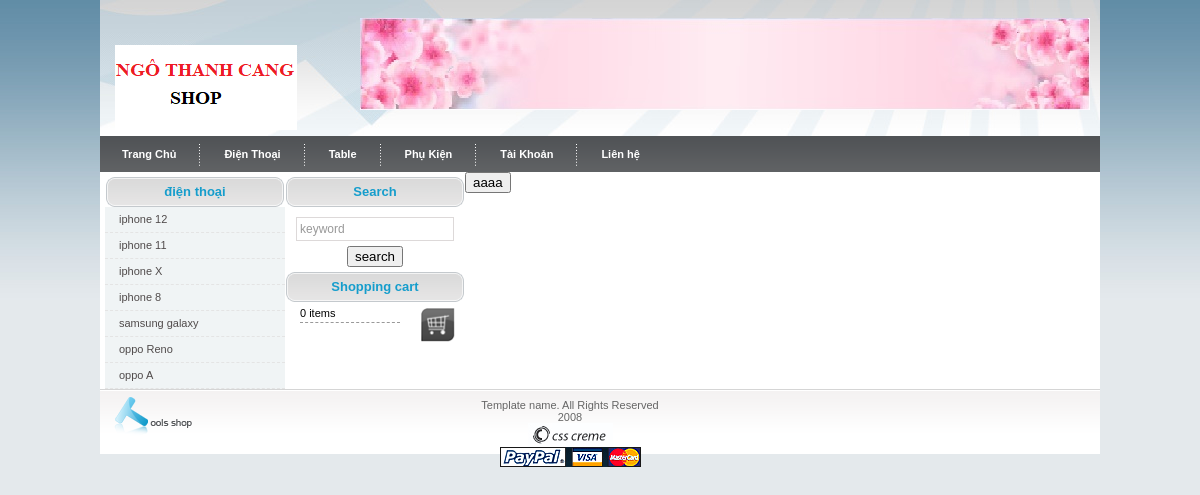
The page /regis.php on the database its author committed.
### tables this page shows
CREATE TABLE IF NOT EXISTS `productype` (
  `idt` int NOT NULL AUTO_INCREMENT,
  `name` varchar(255) NOT NULL,
  `idpro` int NOT NULL,
  PRIMARY KEY (`idt`),
  KEY `FK_ty` (`idpro`)
);

### playout/menuleft.php (the view)
<?php include"./connect.php";
$show = $db->query("SELECT * FROM productype WHERE  idpro = 1");
$show2 = $db->query("SELECT * FROM productype WHERE  idpro = 2");
$show3 = $db->query("SELECT * FROM productype WHERE  idpro = 3");
?>
<div class="left_content">
      <div class="title_box">điện thoại</div>
       <?php foreach($show as $value){ ?>
      <ul class="left_menu">
        <li class="even"><a href="./listsp.php?idt=<?php echo $value["idt"]?>"><?php echo $value["name"] ?></a></li>
        <?php } ?>
        <?php foreach($show2 as $value1){ ?>
      <ul class="left_menu">
        <li class="even"><a href="listsp.php?idt=<?php echo $value1["idt"]?>"><?php echo $value1["name"] ?></a></li>
        <?php } ?>
        <?php foreach($show3 as $value2){ ?>
      <ul class="left_menu">
        <li class="even"><a href="listsp.php?idt=<?php echo $value2["idt"]?>"><?php echo $value2["name"] ?></a></li>
        <?php } ?>
      </ul>
    </div>

### style.css (style rules this page uses)
body { background:url(images/bg.jpg) repeat-x #e4e9ec top; padding:0; font-family:Arial, Helvetica, sans-serif; font-size:11px; margin:0px auto auto auto; color:#000; }
.left_content { width:180px; float:left; padding:0 0 0 5px; }
.title_box { width:180px; height:30px; margin:5px 0 0 0; background:url(images/menu_title_bg.gif) no-repeat center; text-align:center; font-size:13px; font-weight:bold; color:#159dcc; line-height:30px; }
ul.left_menu { width:180px; padding:0px; margin:0px; list-style:none; }
ul.left_menu li { margin:0px; list-style:none; }
ul.left_menu li.even a { width:166px;height:25px;display:block; border-bottom:1px #e4e4e4 dashed; background-color:#f0f4f5; text-decoration:none;color:#504b4b;padding:0 0 0 14px; line-height:25px; }

### rows shown on the page
productype: name "iphone 12"
productype: name "iphone 11"
productype: name "iphone X"
productype: name "iphone 8"
productype: name "samsung galaxy"
productype: name "oppo Reno"
productype: name "oppo A"
